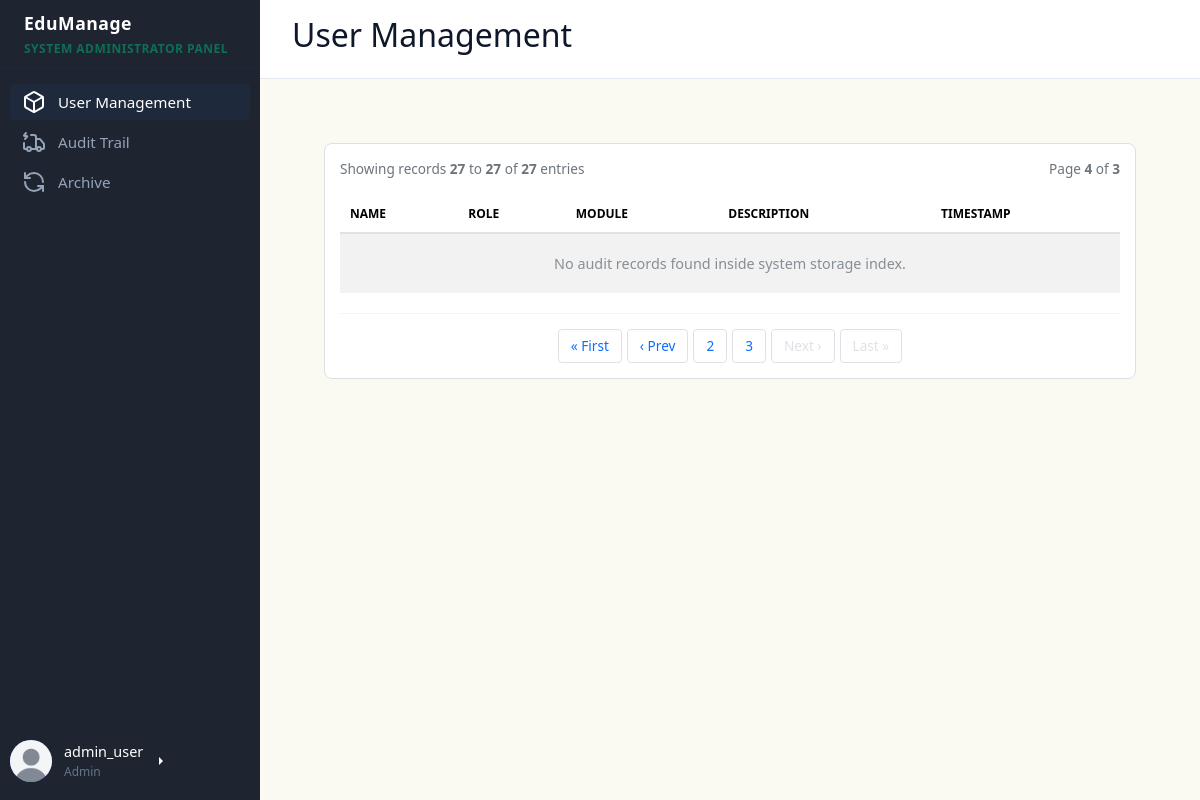
Page /dashboards/admin/admin_dashboard.php?page=audit-trail&log_page=4 (signed in) on the committed database.
### tables this page shows
CREATE TABLE `users` (
  `user_id` int(11) NOT NULL,
  `first_name` varchar(50) NOT NULL,
  `last_name` varchar(50) NOT NULL,
  `profile_picture` varchar(255) DEFAULT 'default.jpg',
  `email` varchar(100) NOT NULL,
  `username` varchar(50) NOT NULL,
  `password_hash` varchar(255) NOT NULL,
  `role` varchar(20) NOT NULL,
  `is_archived` tinyint(1) NOT NULL DEFAULT 0,
  `created_at` datetime DEFAULT current_timestamp()
);

### dashboards/admin/adminsidebar.php (the view, shortened to what this page needs)
<aside>
    <div class="brand">
        EduManage
        <span>System Administrator Panel</span>
    </div>
    <ul class="menu">
        <li class="menu-item active">
            <a href="admin_dashboard.php?page=users"><?php include("../../icons/box-icon.html") ?> <span>User Management</span></a>
        </li>
        <li class="menu-item">
            <a href="admin_dashboard.php?page=audit-trail"><?php include("../../icons/truck-icon.html") ?> <span>Audit Trail</span></a>
        </li>
        <li class="menu-item">
            <a href="admin_dashboard.php?page=archive"><?php include("../../icons/cycle-icon.html") ?> <span>Archive</span></a>
        </li>
    </ul>
    <div class="btn-group dropend mb-2">
        <a role="button" class="user-profile dropdown-toggle text-white text-decoration-none" data-bs-toggle="dropdown" aria-expanded="false">
            <div class="avatar">
                <?php if (!empty($user['profile_picture'])): ?>
                    <img
                        src="../../uploads/profile_pictures/<?= htmlspecialchars($user['profile_picture']) ?>"
                        alt="Profile Picture">
                <?php else: ?>
                    <?= strtoupper(substr($user['username'], 0, 2)) ?>
                <?php endif; ?>
            </div>
            <div class="user-info" style="text-align: left;">
                <span style="font-size: 0.9rem;">
                    <?= htmlspecialchars($user['username']) ?>
                </span>
                <span style="font-size: 0.75rem; color: var(--text-muted);">
                    <?= htmlspecialchars($user['role']) ?>
                </span>
            </div>
        </a>
    </div>
</aside>

### css/style.css (style rules this page uses)
* { box-sizing: border-box; margin: 0; padding: 0; font-family: "Segoe UI", system-ui, sans-serif; }
body { background-color: var(--bg-main); color: var(--text-dark); display: flex; height: 100vh; overflow: hidden; }
aside { width: 260px; background-color: var(--bg-sidebar); color: #ffffff; display: flex; flex-direction: column; flex-shrink: 0; }
.brand { padding-inline: 24px; padding-block: 10px; font-size: 1.1rem; font-weight: bold; border-bottom: 1px solid var(--sidebar-active); letter-spacing: 0.5px; }
.brand span { color: var(--primary); display: block; font-size: 0.75rem; text-transform: uppercase; margin-top: 4px; }
.menu { list-style: none; padding: 15px 10px; display: flex; flex-direction: column; gap: 4px; flex-grow: 1; }
.menu-item a { display: flex; align-items: center; gap: 12px; color: #94a3b8; text-decoration: none; padding: 6px; padding-left: 12px; border-radius: 4px; font-size: 0.95rem; transition: all 0.2s; }
.menu-item.active a, .menu-item a:hover { background-color: var(--sidebar-active); color: #ffffff; }
.user-profile { display: flex; align-items: center; gap: 12px; padding-left: 10px; margin-bottom: 10px; }
.user-info { display: flex; flex-direction: column; gap: 1px; }
.avatar { width: 36px; height: 36px; background-color: var(--primary); color: #ffffff; border-radius: 50%; display: flex; align-items: center; justify-content: center; font-weight: bold; font-size: 0.9rem; }
.btn-group { display: flex; gap: 12px; }
.avatar { width: 42px; height: 42px; border-radius: 50%; overflow: hidden; display: flex; align-items: center; justify-content: center; background: #6c63ff; color: white; font-weight: 600; }
.avatar img { width: 100%; height: 100%; object-fit: cover; }

### dashboards/admin/admin_dashboard.php (style rules this page uses)
.avatar { width: 42px; height: 42px; min-width: 42px; min-height: 42px; border-radius: 50%; overflow: hidden; display: flex; align-items: center; justify-content: center; font-weight: 600; }
.avatar img { width: 100%; height: 100%; object-fit: cover; display: block; }

### rows in the picture
users: profile_picture (placeholder picture), username "admin_user", role "Admin"

### other values in the picture
min($offset + 1, $total_rows) "27"
min($offset + $records_per_page, $total_rows) "27"
$total_rows "27"
$current_page "4"
$total_pages ?: 1 "3"
